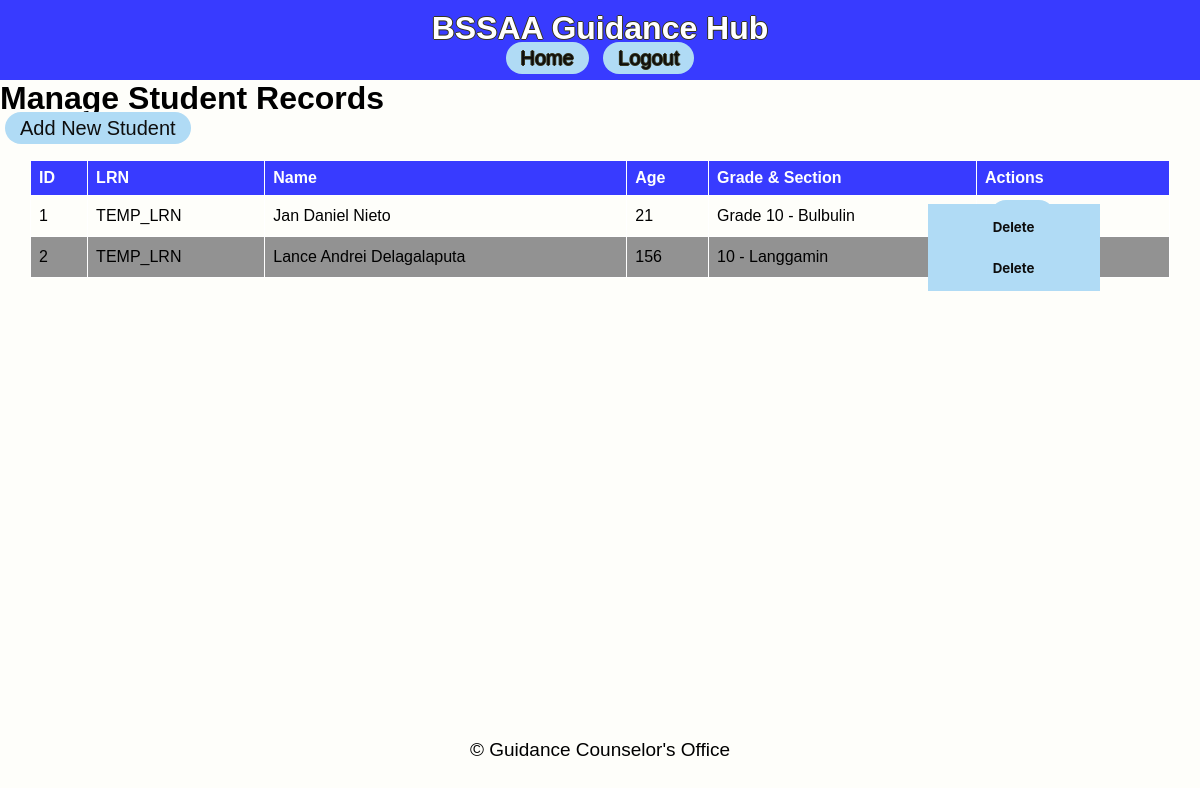
Page /manage_students on the committed database.
### app/models.py (models this page shows)
class StudentRecord(db.Model):
    id = db.Column(db.Integer, primary_key=True)
    lrn = db.Column(db.String(12), nullable=False, unique=True)
    name = db.Column(db.String(100), nullable=False)
    grade_section = db.Column(db.String(50), nullable=False)
    birthdate = db.Column(db.Date, nullable=False)
    age = db.Column(db.Integer, nullable=False)
    mother_tongue = db.Column(db.String(50), nullable=False)
    ethnic_group = db.Column(db.String(50), nullable=True)
    religion = db.Column(db.String(50), nullable=False)
    address_house_no = db.Column(db.String(100), nullable=False)
    address_barangay = db.Column(db.String(100), nullable=False)
    address_city = db.Column(db.String(100), nullable=False)
    address_province = db.Column(db.String(100), nullable=False)
    mother_name = db.Column(db.String(100), nullable=False)
    father_name = db.Column(db.String(100), nullable=False)
    guardian_name = db.Column(db.String(100), nullable=True)
    contact_number = db.Column(db.String(15), nullable=True)
    reason = db.Column(db.String(200), nullable=True)
    type_of_offense = db.Column(db.String(100), nullable=True)
    date_time = db.Column(db.DateTime, default=datetime.utcnow)
    additional_info = db.Column(db.Text, nullable=True)
    offenses = db.relationship('OffenseRecord', backref='student', lazy=True)

### app/routes.py (the view)
@main.route('/manage_students')
def manage_students():
    students = StudentRecord.query.all()
    return render_template('manage_students.html', students=students)

### app/templates/manage_students.html
{% extends 'base.html' %}
{% block content %}
<h1>Manage Student Records</h1>
<a href="{{ url_for('main.add_student') }}" class="capsule-button">Add New Student</a>
<table>
    <thead>
        <tr>
            <th>ID</th>
            <th>LRN</th>
            <th>Name</th>
            <th>Age</th>
            <th>Grade & Section</th>
            <th>Actions</th>
        </tr>
    </thead>
    <tbody>
        {% for student in students %}
        <tr>
            <td>{{ student.id }}</td>
            <td>{{ student.lrn }}</td>
            <td>{{ student.name }}</td>
            <td>{{ student.age }}</td>
            <td>{{ student.grade_section }}</td>
            <td>
                <a href="{{ url_for('main.edit_student', student_id=student.id) }}">Edit</a>
                <form action="{{ url_for('main.delete_student', student_id=student.id) }}" method="POST" style="display:inline;">
                    <button type="submit" onclick="return confirm('Are you sure you want to delete this student?');" style="display:inline;">Delete</button>
                </form>
            </td>
        </tr>
        {% endfor %}
    </tbody>
</table>
{% endblock %}

### app/templates/base.html (shortened to what this page needs)
<!DOCTYPE html>
<html lang="en">
<head>
    <link rel="stylesheet" href="{{ url_for('static', filename='css/styles.css') }}">
</head>
<body>
    <div class="wrapper">
        <header>
            <h1>BSSAA Guidance Hub</h1>
            <nav>
                <a href="{{ url_for('main.dashboard') }}">Home</a>
                <a href="{{ url_for('main.registration') }}">Logout</a>
            </nav>
        </header>
        <main>
            {% block content %}
            {% endblock %}
        </main>
        <footer>
            <p>&copy; {{ current_year }} Guidance Counselor's Office</p>
        </footer>
    </div>
</body>
</html>

### app/static/css/styles.css (style rules this page uses)
body { font-family: Arial, Helvetica, sans-serif; margin: 0; padding: 0; background-color: #f4f4f4; display: flex; flex-direction: column; min-height: 100vh; background-color: #FEFEFA; height: 100%; }
.wrapper { display: flex; flex-direction: column; min-height: 100vh; }
main { flex: 1; }
footer { padding: 10px 0; bottom: 0; width: 100%; text-align: center; }
header { background: #383bff; color: #ffffff; padding: 10px 0; text-align: center; text-shadow: -1px 0 rgb(54, 53, 31), 0 1px rgb(54, 53, 31), 1px 0 rgb(54, 53, 31), 0 -1px rgb(54, 53, 31); }
h1 { margin: 0; }
p { font-family: Verdana, Geneva, Tahoma, sans-serif; padding: 10px; font-size: 19px; }
a { font-size: 20px; background-color: #b0dbf5; margin: 0px 5px; border-radius: 40px; padding: 5px 15px; text-decoration: none; color: #0e0e0e; }
table { border: 1px solid #000000; width: 95%; border-collapse: collapse; margin: 20px 0; position: absolute; left: 30px; }
table th, table td { border: 1px solid #ffffff; text-align: left; padding: 8px; }
table th { background-color: #383bff; color: white; }
table tr:nth-child(even) { background-color: #929292; }
form { font-family: ROBOTO-VARIABLE-FONT, -apple-system, BlinkMacSystemFont, "Segoe UI", Roboto, "Helvetica Neue"; padding: 10px; font-size: 20px; }
button[type="submit"] { font-family: ROBOTO-VARIABLE-FONT, -apple-system, BlinkMacSystemFont, "Segoe UI", Roboto, "Helvetica Neue"; font-weight: bold; background-color: #b0dbf5; color: #0e0e0e; border: none; padding: 15px 65px; position: absolute; right: 70px; cursor: pointer; }

### rows in the picture
StudentRecord: id "1", lrn "TEMP_LRN", name "Jan Daniel Nieto", age "21", grade_section "Grade 10 - Bulbulin"
StudentRecord: id "2", lrn "TEMP_LRN", name "Lance Andrei Delagalaputa", age "156", grade_section "10 - Langgamin"
